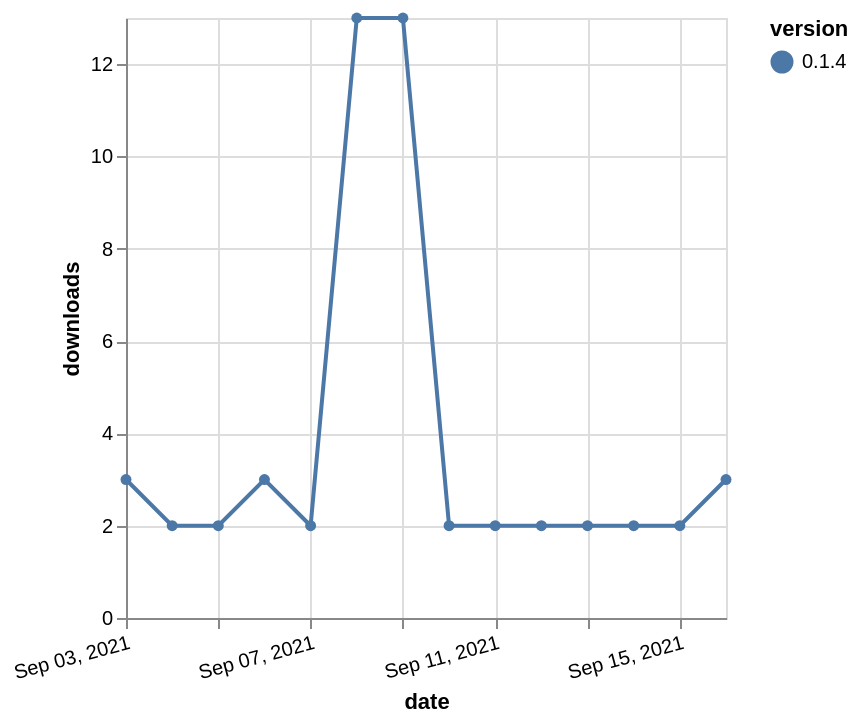

Here is the Vega-Lite specification saved for this chart:
### Vega-Lite specification from a JSON file in a GitHub repository (floating-point values rounded to 4 significant figures)
{"$schema": "https://vega.github.io/schema/vega-lite/v5.json", "description": "A simple bar chart with embedded data.", "data": {"values": [{"date": "2021-09-03", "total": 3327, "delta": 3, "version": "0.1.4"}, {"date": "2021-09-04", "total": 3329, "delta": 2, "version": "0.1.4"}, {"date": "2021-09-05", "total": 3331, "delta": 2, "version": "0.1.4"}, {"date": "2021-09-06", "total": 3334, "delta": 3, "version": "0.1.4"}, {"date": "2021-09-07", "total": 3336, "delta": 2, "version": "0.1.4"}, {"date": "2021-09-08", "total": 3349, "delta": 13, "version": "0.1.4"}, {"date": "2021-09-09", "total": 3362, "delta": 13, "version": "0.1.4"}, {"date": "2021-09-10", "total": 3364, "delta": 2, "version": "0.1.4"}, {"date": "2021-09-11", "total": 3366, "delta": 2, "version": "0.1.4"}, {"date": "2021-09-12", "total": 3368, "delta": 2, "version": "0.1.4"}, {"date": "2021-09-13", "total": 3370, "delta": 2, "version": "0.1.4"}, {"date": "2021-09-14", "total": 3372, "delta": 2, "version": "0.1.4"}, {"date": "2021-09-15", "total": 3374, "delta": 2, "version": "0.1.4"}, {"date": "2021-09-16", "total": 3377, "delta": 3, "version": "0.1.4"}]}, "width": "container", "mark": {"type": "line", "point": {"filled": true}}, "encoding": {"x": {"field": "date", "type": "temporal", "timeUnit": "yearmonthdate", "title": "date", "axis": {"labelAngle": -15}}, "y": {"field": "delta", "type": "quantitative", "title": "downloads"}, "color": {"field": "version", "type": "nominal"}, "tooltip": {"field": "delta"}}}
